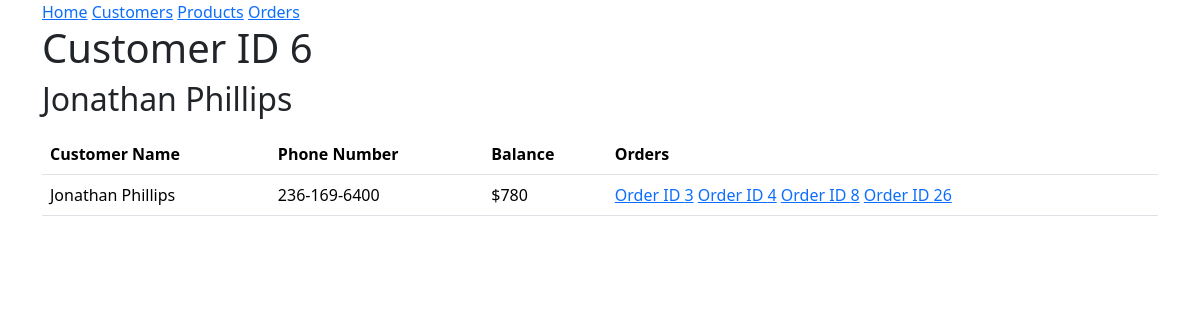
Screenshot of /customer/6 with the database file from the repository.
### models.py (models this page shows, shortened)
class Customer(db.Model):
 id = mapped_column(Integer, primary_key=True)
 name = mapped_column(String(200), nullable=False, unique=True)
 phone = mapped_column(String(20), nullable=False)
 balance = mapped_column(Numeric, nullable=False, default=0.0)
 orders = relationship("Order")

class Order(db.Model):
    id = mapped_column(Integer, primary_key=True)
    customer_id = mapped_column(Integer, ForeignKey(Customer.id), nullable=False)
    total = mapped_column(Float(200))
    created = mapped_column(DateTime,nullable=False,default=func.now())
    processed = mapped_column(DateTime, nullable=True)
    customer = relationship("Customer", back_populates="orders")
    products = relationship("ProductOrder", back_populates="order", cascade="all, delete-orphan")

### routes/endpoint.py (the view)
@endpoint.route('/customer/<int:id>', methods=['GET'])
def get_customer(id):
    customer = db.session.execute(db.select(Customer).where(Customer.id == id)).scalars().first()
    if not customer:
        return redirect(url_for('html.get_customers'))
    customers = []
    u = {
        "id": customer.id,
        "name": customer.name,
        "phone": customer.phone,
        'balance': int(customer.balance),
        'orders': customer.orders
    }
    customers.append(u)
    return render_template("detailed.html",id = id, customer = customer.name, customers = customers)

### templates/detailed.html (shortened to what this page needs)
{% extends "base.html" %}
{% block content %}
<h1>Customer ID {{ id }}</h1>
<h2>{{ customer }}</h2>
<table class="table">
    <thead class="thead-dark">
    <th>Customer Name</th>
    <th>Phone Number</th>
    <th>Balance</th>
    <th>Orders</th>
{% for customer in customers %}
<p>
    <tr>
    <td>{{ customer.name }}</td>
    <td>{{ customer.phone }}</td>
    <td>${{ customer.balance }}</td>
    <td>
        {% for order in customer.orders %}
        <a href="{{ url_for('pages.get_order', id=order.id) }}">Order ID {{ order.id }}</a>
        {% endfor %}
    </td>
    </tr>
</p>
{% endfor %}
</table>
{% endblock %}

### rows the page displays
Customer: name "Jonathan Phillips", phone "236-169-6400", balance "780"
Order: id "3"
Order: id "4"
Order: id "8"
Order: id "26"

### other values shown
{{ id }} "6"
